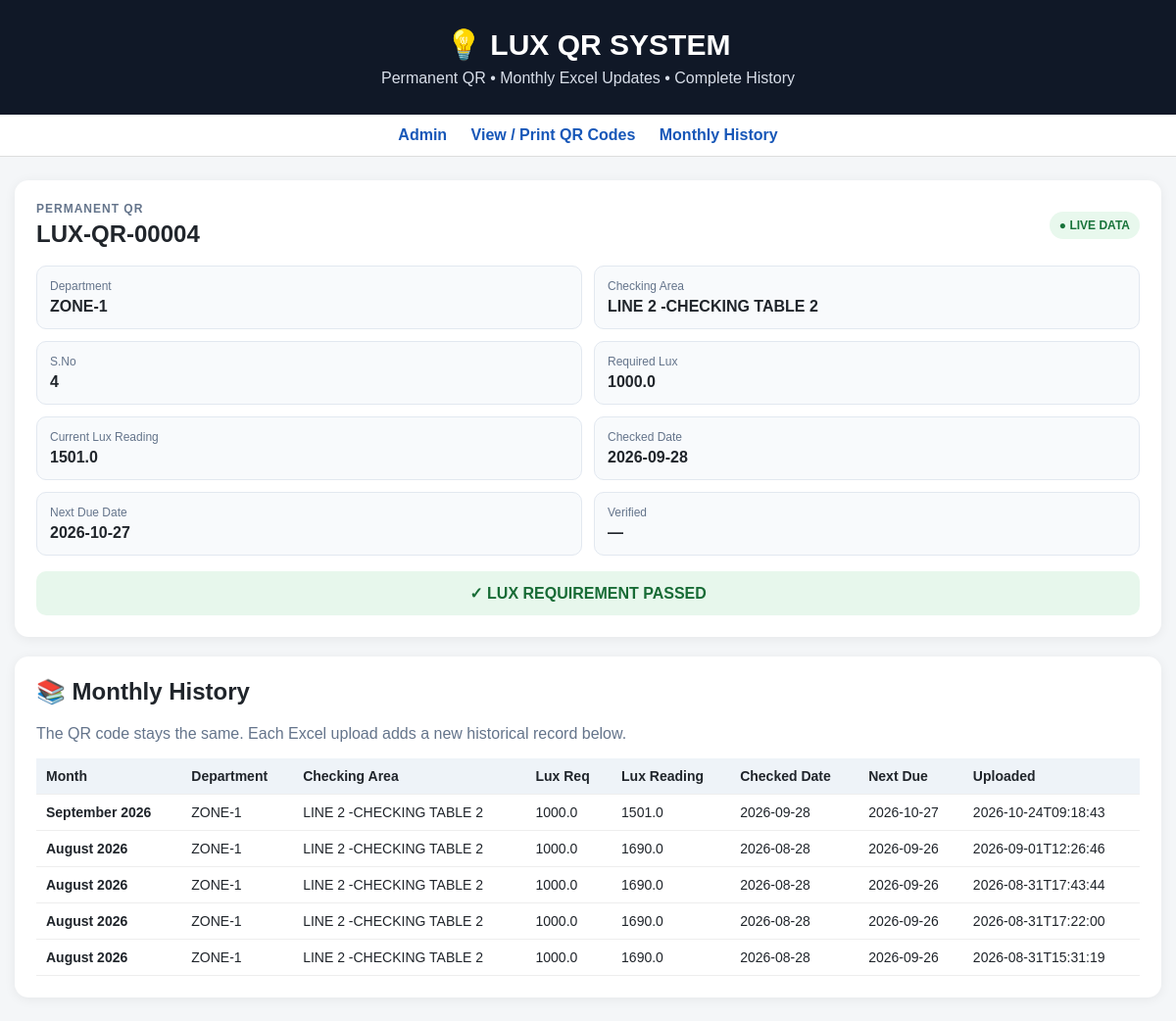
The page /scan/LUX-QR-00004 on the database its author committed.
### tables this page shows
CREATE TABLE locations (
        id INTEGER PRIMARY KEY AUTOINCREMENT,
        qr_id TEXT NOT NULL UNIQUE,
        location_key TEXT NOT NULL UNIQUE,
        sno TEXT,
        department TEXT NOT NULL,
        checking_area TEXT NOT NULL,
        lux_req REAL,
        lux_reading REAL,
        checked_date TEXT,
        next_due_date TEXT,
        verified TEXT,
        qr_filename TEXT NOT NULL,
        active INTEGER NOT NULL DEFAULT 1,
        created_at TEXT NOT NULL,
        updated_at TEXT NOT NULL
    );

CREATE TABLE history (
        id INTEGER PRIMARY KEY AUTOINCREMENT,
        qr_id TEXT NOT NULL,
        upload_id TEXT NOT NULL,
        month_label TEXT NOT NULL,
        uploaded_at TEXT NOT NULL,
        sno TEXT,
        department TEXT,
        checking_area TEXT,
        lux_req REAL,
        lux_reading REAL,
        checked_date TEXT,
        next_due_date TEXT,
        verified TEXT,
        source_file TEXT
    );

### app.py (the view)
@app.route("/scan/<qr_id>")
def scan(qr_id):
    qr_id = normalize_text(qr_id)
    conn = db()
    try:
        location = conn.execute(
            "SELECT * FROM locations WHERE UPPER(qr_id)=? AND active=1", (qr_id,)
        ).fetchone()
        history = conn.execute(
            "SELECT * FROM history WHERE UPPER(qr_id)=? "
            "ORDER BY uploaded_at DESC, id DESC",
            (qr_id,)
        ).fetchall()
    finally:
        conn.close()
    if location is None:
        return render_template(
            "error.html",
            message=f"QR code {qr_id} was not found. Please check that the permanent QR database is present.",
        ), 404
    return render_template("scan.html", location=location, history=history)

### app.py (called while the page is built)
def db():
    conn = sqlite3.connect(DB_PATH)
    conn.row_factory = sqlite3.Row
    return conn

def normalize_text(value):
    if pd.isna(value):
        return ""
    s = str(value).replace("\n", " ").replace("\r", " ")
    s = re.sub(r"\s+", " ", s).strip().upper()
    return s

### templates/scan.html (shortened to what this page needs)
{% extends "base.html" %}
{% block content %}
<div class="card scan-card">
  <div class="scan-head">
    <div>
      <div class="small-label">PERMANENT QR</div>
      <h2>{{ location["qr_id"] }}</h2>
    </div>
    <span class="live-badge">● LIVE DATA</span>
  </div>
  <div class="current-grid">
    <div class="data-box"><span>Department</span><strong>{{ location["department"] or "—" }}</strong></div>
    <div class="data-box"><span>Checking Area</span><strong>{{ location["checking_area"] or "—" }}</strong></div>
    <div class="data-box"><span>S.No</span><strong>{{ location["sno"] or "—" }}</strong></div>
    <div class="data-box"><span>Required Lux</span><strong>{{ location["lux_req"] if location["lux_req"] is not none else "—" }}</strong></div>
    <div class="data-box"><span>Current Lux Reading</span><strong>{{ location["lux_reading"] if location["lux_reading"] is not none else "—" }}</strong></div>
    <div class="data-box"><span>Checked Date</span><strong>{{ location["checked_date"] or "—" }}</strong></div>
    <div class="data-box"><span>Next Due Date</span><strong>{{ location["next_due_date"] or "—" }}</strong></div>
    <div class="data-box"><span>Verified</span><strong>{{ location["verified"] or "—" }}</strong></div>
  </div>
  {% if location["lux_req"] is not none and location["lux_reading"] is not none %}
    {% if location["lux_reading"]|float >= location["lux_req"]|float %}
      <div class="status pass">✓ LUX REQUIREMENT PASSED</div>
    {% else %}
      <div class="status fail">✗ LUX REQUIREMENT NOT MET</div>
    {% endif %}
  {% endif %}
</div>
<div class="card">
  <h2>📚 Monthly History</h2>
  <p class="muted">The QR code stays the same. Each Excel upload adds a new historical record below.</p>
  {% if history %}
  <div class="table-wrap">
  <table>
    <thead><tr><th>Month</th><th>Department</th><th>Checking Area</th><th>Lux Req</th><th>Lux Reading</th><th>Checked Date</th><th>Next Due</th><th>Uploaded</th></tr></thead>
    <tbody>
    {% for h in history %}
    <tr>
      <td><b>{{ h["month_label"] }}</b></td>
      <td>{{ h["department"] or "—" }}</td>
      <td>{{ h["checking_area"] or "—" }}</td>
      <td>{{ h["lux_req"] if h["lux_req"] is not none else "—" }}</td>
      <td>{{ h["lux_reading"] if h["lux_reading"] is not none else "—" }}</td>
      <td>{{ h["checked_date"] or "—" }}</td>
      <td>{{ h["next_due_date"] or "—" }}</td>
      <td>{{ h["uploaded_at"] }}</td>
    </tr>
    {% endfor %}
    </tbody>
  </table>
  </div>
  {% else %}
    <p>No monthly history has been stored yet.</p>
  {% endif %}
</div>
{% endblock %}

### templates/base.html (style rules this page uses)
* { box-sizing:border-box }
body { margin:0;font-family:Arial,sans-serif;background:#f4f6f8;color:#20252b }
.card { background:white;border-radius:14px;padding:22px;margin-bottom:20px;box-shadow:0 2px 12px #00000010 }
h2 { margin-top:0 }
table { width:100%;border-collapse:collapse;background:#fff }
th,td { padding:10px;border-bottom:1px solid #eee;text-align:left;font-size:14px }
th { background:#eef3f8 }

### templates/scan.html (style rules this page uses)
.scan-head { display:flex;justify-content:space-between;gap:15px;align-items:center }
.small-label { font-size:12px;letter-spacing:1px;color:#64748b;font-weight:bold }
.scan-head h2 { margin:5px 0 0 }
.live-badge { background:#e8f8ed;color:#18733a;padding:7px 10px;border-radius:20px;font-size:12px;font-weight:bold;white-space:nowrap }
.current-grid { display:grid;grid-template-columns:repeat(2,minmax(0,1fr));gap:12px;margin-top:18px }
.data-box { border:1px solid #e2e8f0;border-radius:10px;padding:13px;background:#f8fafc }
.data-box span { display:block;color:#64748b;font-size:12px;margin-bottom:5px }
.data-box strong { display:block;font-size:16px;word-break:break-word }
.status { margin-top:16px;padding:13px;border-radius:10px;font-weight:bold;text-align:center }
.status.pass { background:#e7f7ec;color:#176b35 }
.muted { color:#64748b }
.table-wrap { overflow-x:auto }

### rows shown on the page
locations: qr_id "LUX-QR-00004", department "ZONE-1", checking_area "LINE 2 -CHECKING TABLE 2", sno "4", lux_req "1000.0", lux_reading "1501.0", checked_date "2026-09-28", next_due_date "2026-10-27"
history: month_label "September 2026", department "ZONE-1", checking_area "LINE 2 -CHECKING TABLE 2", lux_req "1000.0", lux_reading "1501.0", checked_date "2026-09-28", next_due_date "2026-10-27", uploaded_at "2026-10-24T09:18:43"
history: month_label "August 2026", department "ZONE-1", checking_area "LINE 2 -CHECKING TABLE 2", lux_req "1000.0", lux_reading "1690.0", checked_date "2026-08-28", next_due_date "2026-09-26", uploaded_at "2026-09-01T12:26:46"
history: month_label "August 2026", department "ZONE-1", checking_area "LINE 2 -CHECKING TABLE 2", lux_req "1000.0", lux_reading "1690.0", checked_date "2026-08-28", next_due_date "2026-09-26", uploaded_at "2026-08-31T17:43:44"
history: month_label "August 2026", department "ZONE-1", checking_area "LINE 2 -CHECKING TABLE 2", lux_req "1000.0", lux_reading "1690.0", checked_date "2026-08-28", next_due_date "2026-09-26", uploaded_at "2026-08-31T17:22:00"
history: month_label "August 2026", department "ZONE-1", checking_area "LINE 2 -CHECKING TABLE 2", lux_req "1000.0", lux_reading "1690.0", checked_date "2026-08-28", next_due_date "2026-09-26", uploaded_at "2026-08-31T15:31:19"

### other values the page prints
{{ location["verified"] or "—" }} "—"
